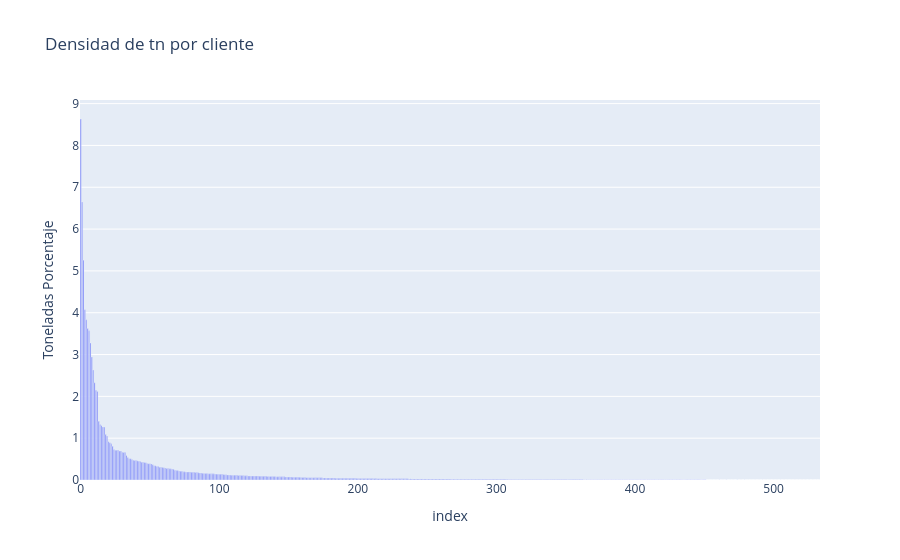

The code cell stored with this chart in its notebook:
### Code cell
gra = px.bar(
    con.sql("SELECT tn_pct FROM tb_clientes_2019").df(),
    y="tn_pct",
    title="Densidad de tn por cliente",
    labels={ "tn_pct": "Toneladas Porcentaje"}
)

# Display the plot
gra.update_yaxes(rangemode="tozero")
gra.show()

### Figure 1 — Plotly figure (JSON) as saved in the notebook; plotly's stock layout.template omitted (floating-point values rounded to 4 significant figures; data arrays with more than 128 entries replaced by an {"elided": "..."} marker saying what was removed)
{"data": [{"alignmentgroup": "True", "hovertemplate": "index=%{x}<br>Toneladas Porcentaje=%{y}<extra></extra>", "legendgroup": "", "marker": {"color": "#636efa", "pattern": {"shape": ""}}, "name": "", "offsetgroup": "", "orientation": "v", "showlegend": false, "textposition": "auto", "type": "bar", "x": {"elided": "534 int values"}, "xaxis": "x", "y": {"elided": "534 float values"}, "yaxis": "y"}], "layout": {"barmode": "relative", "legend": {"tracegroupgap": 0}, "title": {"text": "Densidad de tn por cliente"}, "xaxis": {"anchor": "y", "domain": [0, 1], "title": {"text": "index"}}, "yaxis": {"anchor": "x", "domain": [0, 1], "rangemode": "tozero", "title": {"text": "Toneladas Porcentaje"}}}}
